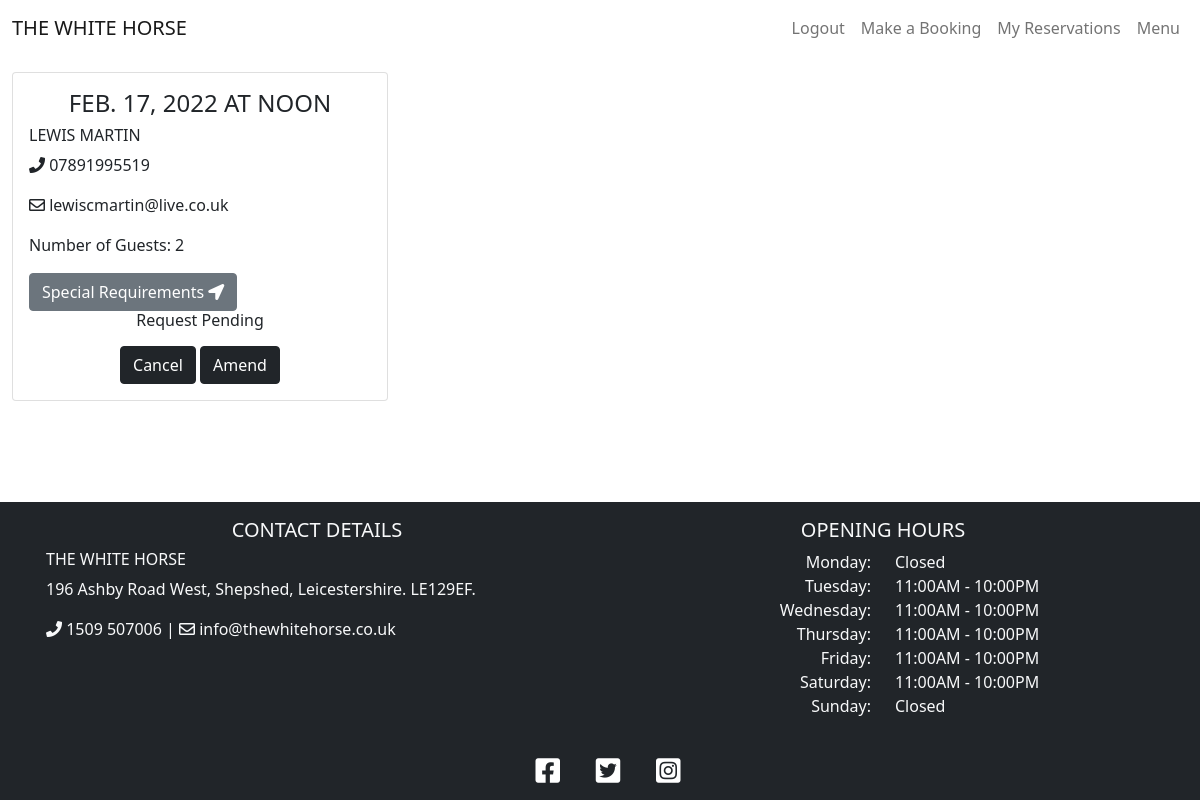
Page /reservations (signed in) on the committed database.
### booking/models.py (models this page shows, shortened)
class Booking(models.Model):
    user = models.ForeignKey(User, on_delete=models.CASCADE)
    lead = models.CharField(max_length=200, blank=False)
    email = models.CharField(max_length=200, blank=False)
    phoneNumberRegex = RegexValidator(regex=r'^\+?1?\d{9,15}$')
    mobile = models.CharField(validators=[phoneNumberRegex], max_length=16, blank=False)
    date = models.DateField(blank=False)
    time = models.TimeField(blank=False)
    notes = models.TextField(max_length=200)
    guests = models.PositiveIntegerField(blank=False)
    status = models.IntegerField(choices=STATUS, default=0)
    class Meta:
        ordering = ['-date']

### booking/views.py (the view)
# urls.py: path('reservations', views.ReservationList.as_view(), name='reservations'),
class ReservationList(generic.ListView):
    model = Booking
    def get(self, request, *args, **kwargs):
        reservations = Booking.objects.filter(user=request.user)
        return render(
            request, 'reservations.html',
            {
                'reservations': reservations,
            },
        )

### templates/reservations.html (shortened to what this page needs)
{% extends "base.html" %}
{% block content %}
<div class="container-fluid mb-3">
    <div class="row">
        <div class="col-12 mt-3 left">
            <div class="row">
                {% for reservation in reservations %}
                <div class="col-md-4">
                    <div class="card mb-4">
                        <div class="card-body">
                            <h4 class='card-title text-uppercase text-center'>{{ reservation.date }} at
                                {{ reservation.time }}</h4>
                            <h6 class="text-uppercase">{{ reservation.lead }}</h6>
                            <div class='card-text'>
                                <p><i class="fas fa-phone"></i> {{ reservation.mobile }}</p>
                                <p><i class="far fa-envelope"></i> {{ reservation.email }}</p>
                                <p>Number of Guests: {{ reservation.guests }}</p>
                                <button data-bs-toggle='modal' data-bs-target='#notes' class="btn btn-secondary">Special
                                    Requirements <i class="fas fa-location-arrow"></i></button>
                                <div class='text-center h6'>
                                    {% if reservation.status == 1 %}
                                    <p>Reservation Accepted</p>
                                    {% elif reservation.status == 2 %}
                                    <p>Reservation Declined</p>
                                    {% else %}
                                    <p>Request Pending</p>
                                    {% endif %}
                                </div>
                            </div>
                            <div class='text-center'>
                                <a href="/cancel/{{ reservation.id }}"><button class="btn btn-dark">Cancel</button></a>
                                <a href="/amend/{{ reservation.id }}"><button class="btn btn-dark">Amend</button></a>
                            </div>
                        </div>
                    </div>
                </div>
                    {% endfor %}
                </div>
        </div>
    </div>
</div>
{% endblock %}

### static/css/style.css (style rules this page uses)
body { background-color: white; }
.site { display: flex; min-height: 100vh; flex-direction: column; }

### rows in the picture
Booking: date "FEB. 17, 2022", time "NOON", lead "LEWIS MARTIN", mobile "07891995519", email "lewiscmartin@live.co.uk", guests "2", status "Request Pending"
